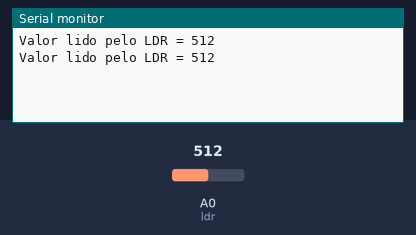
A sketch run on a simulated Arduino Uno, built with avr-gcc and run on an emulated ATmega328P. Shown: the last lines printed to the serial monitor. The inputs (shaded band) are chosen by the test bench; at power-on: A0 (ldr) = 512.

Above: at 5.8 s.
5.9 s: A0 (ldr) set to 716
At 10.8 s:
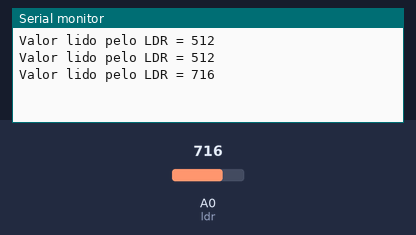
11.9 s: A0 (ldr) set to 900
At 15.8 s:
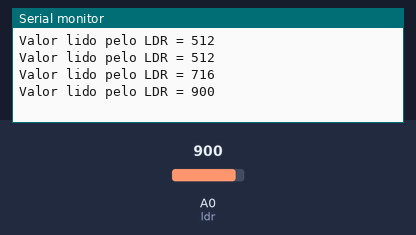
Timing chart, 0 to 17.3 s (numbered marks = the images above; inputs shaded):
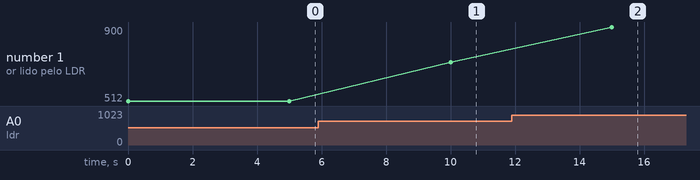

Measured:
- after the input at 5.9 s, the serial monitor: prints a new line after 4.1 s (image 1)
- after the input at 11.9 s, the serial monitor: prints a new line after 3.1 s (image 2)
- plotted number 1: 512 → 716 after the input at 5.9 s, 716 → 900 after the input at 11.9 s

The sketch:

LDR_Teste_Arduinoa.ino
```cpp
int ldr = A0;//Atribui A0 a variável ldr
int valorldr = 0;//Declara a variável valorldr como inteiro
void setup() {
 pinMode(ldr, INPUT);//Define ldr (pino 2) como saída
 Serial.begin(9600);//Inicialização da comunicação serial, com taxa de

}
void loop() {
 valorldr=analogRead(ldr);//Lê o valor do sensor ldr e armazena na


 Serial.print("Valor lido pelo LDR = ");//Imprime na serial a mensagem

 Serial.println(valorldr);//Imprime na serial os dados de valorld
 delay(5000);
}
```
